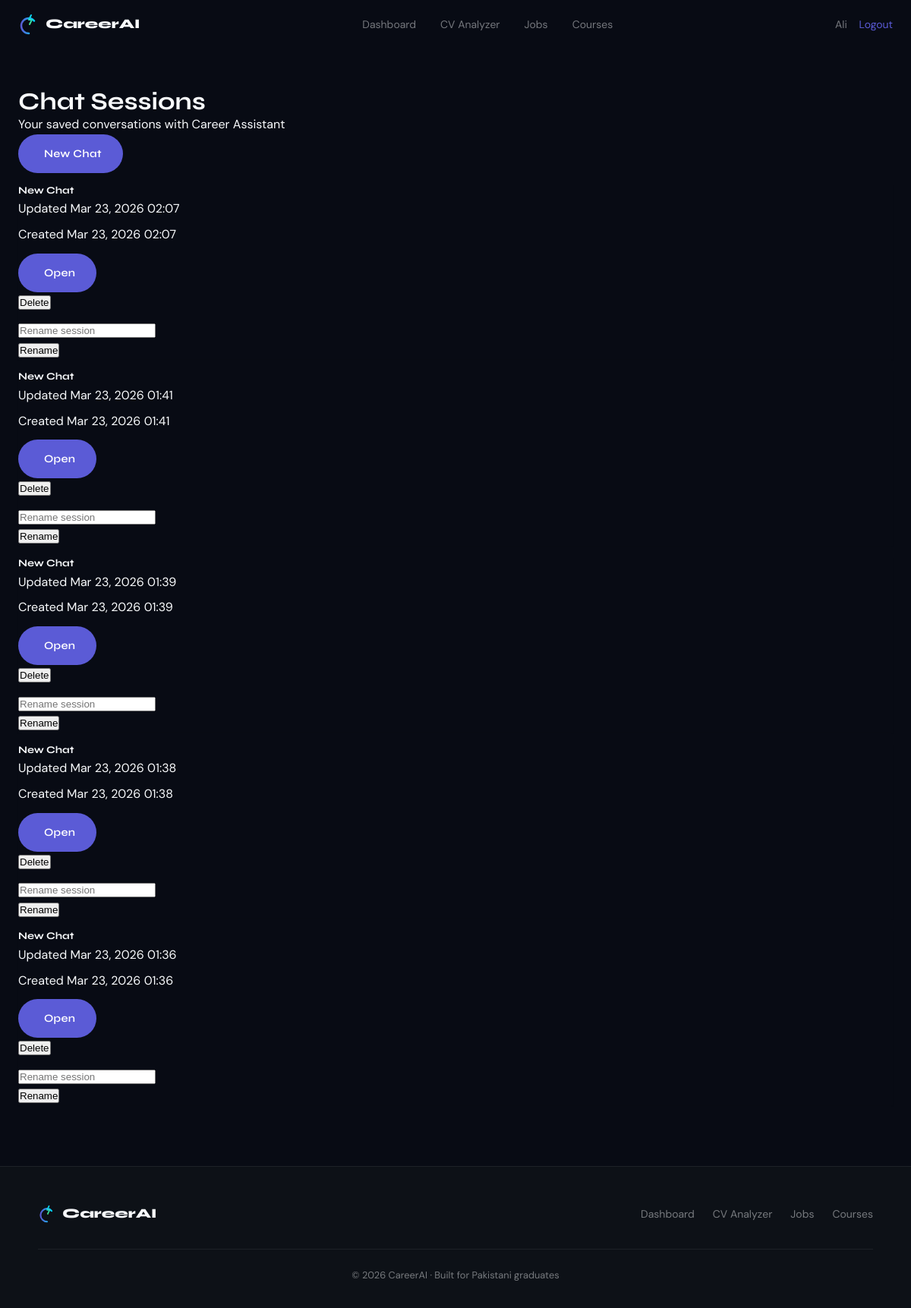
Page /chatbot/sessions/ (signed in) on the committed database.
### chatbot/models.py (models this page shows, shortened)
class ChatSession(models.Model):
    user = models.ForeignKey(User, on_delete=models.CASCADE, related_name='chat_sessions')
    title = models.CharField(max_length=200, default='New Chat')
    is_active = models.BooleanField(default=True)
    created_at = models.DateTimeField(auto_now_add=True)
    updated_at = models.DateTimeField(auto_now=True)
    class Meta:
        db_table = 'chatbot_chat_session'
        ordering = ['-updated_at']

### chatbot/views.py (the view)
# urls.py: path('sessions/', views.chat_list, name='chat_list'),
@login_required(login_url='login')
@require_http_methods(["GET"])
def chat_list(request):
    sessions = ChatSession.objects.filter(user=request.user)
    context = {
        'sessions': sessions,
    }
    return render(request, 'chatbot/chat_list.html', context)

### templates/chatbot/chat_list.html (shortened to what this page needs)
{% extends 'base.html' %}
{% load static %}
{% block content %}
<div class="container mt-5">
    <div class="row mb-4">
        <div class="col-md-12 d-flex justify-content-between align-items-center">
            <div>
                <h1> Chat Sessions</h1>
                <p class="text-muted mb-0">Your saved conversations with Career Assistant</p>
            </div>
            <a href="{% url 'chat' %}" class="btn btn-primary">
                 New Chat
            </a>
        </div>
    </div>
    {% if sessions %}
        <div class="row">
            {% for session in sessions %}
                <div class="col-lg-6 mb-4">
                    <div class="card h-100 shadow-sm">
                        <div class="card-body">
                            <h5 class="card-title mb-1">{{ session.title }}</h5>
                            <p class="small text-muted mb-2">Updated {{ session.updated_at|date:'M d, Y H:i' }}</p>
                            <p class="small text-muted mb-3">Created {{ session.created_at|date:'M d, Y H:i' }}</p>
                            <div class="d-flex flex-wrap gap-2 mb-3">
                                <a href="{% url 'chat_detail' session.pk %}" class="btn btn-primary btn-sm">
                                     Open
                                </a>
                                <form method="POST" action="{% url 'delete_chat_session' session.pk %}" onsubmit="return confirm('Delete this chat session?');">
                                    <button type="submit" class="btn btn-outline-danger btn-sm">
                                         Delete
                                    </button>
                                </form>
                            </div>
                            <form method="POST" action="{% url 'rename_chat_session' session.pk %}" class="row g-2">
                                <div class="col-8">
                                    <input type="text" name="title" class="form-control form-control-sm" placeholder="Rename session" maxlength="200" required>
                                </div>
                                <div class="col-4 d-grid">
                                    <button type="submit" class="btn btn-outline-secondary btn-sm">Rename</button>
                                </div>
                            </form>
                        </div>
                    </div>
                </div>
            {% endfor %}
        </div>
    {% else %}
        <div class="alert alert-info">
            <i class="fas fa-info-circle"></i> No chat sessions yet.
            <a href="{% url 'chat' %}" class="alert-link">Start your first chat</a>.
        </div>
    {% endif %}
</div>
{% endblock %}

### templates/base.html (shortened to what this page needs)
{% load static %}
<!DOCTYPE html>
<html lang="en">
<head>
  <script src="https://cdn.tailwindcss.com"></script>
  <link rel="stylesheet" href="{% static 'css/main.css' %}">
</head>
<body>
{% block navbar %}
<nav class="navbar" role="navigation" aria-label="Main navigation">
  <a href="{% url 'home' %}" class="navbar-logo">
    CareerAI
  </a>
  <ul class="navbar-links" role="list">
    <li><a href="{% url 'dashboard' %}">Dashboard</a></li>
    <li><a href="{% url 'upload_cv_analysis' %}">CV Analyzer</a></li>
    <li><a href="{% url 'job_list' %}">Jobs</a></li>
    <li><a href="{% url 'resource_hub' %}">Courses</a></li>
  </ul>
  <div class="navbar-actions">
    {% if user.is_authenticated %}
      <span class="navbar-user">
        {{ user.username }}
        <a href="{% url 'logout' %}">Logout</a>
      </span>
    {% else %}
      <a href="{% url 'login' %}" class="btn-signin">Sign In</a>
      <a href="{% url 'register' %}" class="btn-nav-cta">Get Started →</a>
    {% endif %}
  </div>
</nav>
{% endblock navbar %}
<main>
  {% block content %}{% endblock %}
</main>
{% block footer %}
<footer class="site-footer">
  <div class="footer-inner">
    <div class="footer-row1">
      <a href="{% url 'home' %}" class="navbar-logo">
        CareerAI
      </a>
      <ul class="footer-nav" role="list">
        <li><a href="{% url 'dashboard' %}">Dashboard</a></li>
        <li><a href="{% url 'upload_cv_analysis' %}">CV Analyzer</a></li>
        <li><a href="{% url 'job_list' %}">Jobs</a></li>
        <li><a href="{% url 'resource_hub' %}">Courses</a></li>
      </ul>
    </div>
    <p class="footer-copyright">© 2026 CareerAI · Built for Pakistani graduates</p>
  </div>
</footer>
{% endblock footer %}
</body>
</html>

### static/css/main.css (style rules this page uses)
:root { --bg-primary: #080B14; --bg-secondary: #0D1117; --bg-card: #111827; --text-primary: #F8FAFC; --text-muted: rgba(248, 250, 252, 0.45); --accent-indigo: #5B5BD6; --accent-blue: #00D4FF; --accent-green: #4ADE80; --border: rgba(248, 250, 252, 0.07); --border-hover: rgba(91, 91, 214, 0.4); --radius-card: 12px; --radius-btn: 999px; --radius-input: 8px; --transition: all 0.2s ease; }
*, *::before, *::after { box-sizing: border-box; margin: 0; padding: 0; }
html { scroll-behavior: smooth; font-size: 16px; }
body { background-color: var(--bg-primary); color: var(--text-primary); font-family: 'DM Sans', system-ui, sans-serif; font-weight: 400; line-height: 1.6; min-height: 100vh; display: flex; flex-direction: column; overflow-x: hidden; }
main { flex: 1; }
a { color: inherit; text-decoration: none; }
img, svg { display: block; max-width: 100%; }
h1, h2, h3, h4, h5, h6 { font-family: 'Syne', system-ui, sans-serif; font-weight: 700; line-height: 1.1; color: var(--text-primary); }
.btn-primary { display: inline-flex; align-items: center; gap: 6px; background: var(--accent-indigo); color: #fff; font-family: 'Syne', sans-serif; font-weight: 600; font-size: 0.9rem; padding: 14px 28px; border-radius: var(--radius-btn); border: none; cursor: pointer; transition: var(--transition); text-decoration: none; letter-spacing: 0.02em; }
.navbar { position: fixed; top: 0; left: 0; right: 0; z-index: 50; padding: 0 1.5rem; height: 64px; display: flex; align-items: center; justify-content: space-between; background: transparent; transition: background 0.3s ease, border-bottom 0.3s ease, backdrop-filter 0.3s ease; }
.navbar-logo { font-family: 'Syne', sans-serif; font-weight: 800; font-size: 1.1rem; color: var(--text-primary); text-decoration: none; display: flex; align-items: center; gap: 8px; flex-shrink: 0; }
.logo-icon { display: block; flex-shrink: 0; }
.navbar-links { display: none; align-items: center; gap: 2rem; list-style: none; }
.navbar-links a { font-family: 'DM Sans', sans-serif; font-size: 0.875rem; color: var(--text-muted); text-decoration: none; transition: color 0.2s ease; }
.navbar-actions { display: flex; align-items: center; gap: 12px; flex-shrink: 0; }
.navbar-user { font-family: 'DM Sans', sans-serif; font-size: 0.875rem; color: var(--text-muted); }
.navbar-user a { color: var(--accent-indigo); margin-left: 12px; transition: color 0.2s; }
@media (min-width: 768px) { .navbar-links { display: flex; } }
.site-footer { background: var(--bg-secondary); border-top: 1px solid var(--border); padding: 48px 1.5rem 32px; }
.footer-inner { max-width: 1100px; margin: 0 auto; }
.footer-row1 { display: flex; flex-direction: column; gap: 1.5rem; align-items: flex-start; margin-bottom: 2rem; }
@media (min-width: 768px) { .footer-row1 { flex-direction: row; align-items: center; justify-content: space-between; } }
.footer-nav { display: flex; flex-wrap: wrap; gap: 1.5rem; list-style: none; }
.footer-nav a { font-family: 'DM Sans', sans-serif; font-size: 0.875rem; color: var(--text-muted); text-decoration: none; transition: color 0.2s; }
.footer-copyright { font-family: 'DM Sans', sans-serif; font-size: 0.8rem; color: var(--text-muted); text-align: center; padding-top: 1.5rem; border-top: 1px solid var(--border); }
main > .container, main > .container-fluid { padding-top: 96px; padding-bottom: 64px; padding-left: 1.5rem; padding-right: 1.5rem; max-width: 1200px; margin-left: auto; margin-right: auto; }

### rows in the picture
ChatSession: title "New Chat", updated_at "Mar 23, 2026 02:07", created_at "Mar 23, 2026 02:07"
ChatSession: title "New Chat", updated_at "Mar 23, 2026 01:41", created_at "Mar 23, 2026 01:41"
ChatSession: title "New Chat", updated_at "Mar 23, 2026 01:39", created_at "Mar 23, 2026 01:39"
ChatSession: title "New Chat", updated_at "Mar 23, 2026 01:38", created_at "Mar 23, 2026 01:38"
ChatSession: title "New Chat", updated_at "Mar 23, 2026 01:36", created_at "Mar 23, 2026 01:36"

### other values in the picture
{{ user.username }} "Ali"
